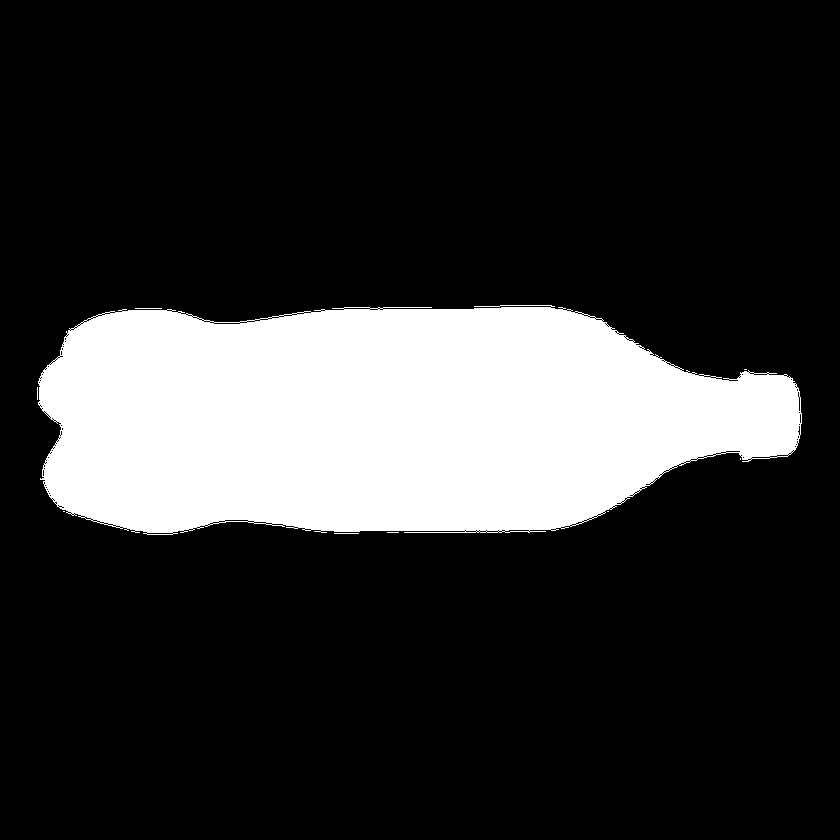
#> input picture Primer Parcial/assignment-08/parte programacion de mate en python/imagenes de prueba/bottle.png, 840 x 840 px, shrunk from 1280 x 1280 before the run
$ python main.py
#> lines starting #> are read from the running program, lines starting #| are printed output that depends on the picture; after the words box and inside, x2 and y2 are one past the last pixel; in counts of white or black regions, pixels touching at a corner belong together
#> the answer given: imagenes de prueba/bottle.png
"""
#       Sesión 10: Assignment-08
#       Andrés Rodríguez Cantú ─ A01287002
#
#       Copyright (C) Tecnológico de Monterrey
#
#       Archivo: main.py
#
#       Creado:                   20/02/2024
#       Última Modificación:      20/02/2024
"""

import cv2
import numpy as np
import tkinter as tk
from tkinter import filedialog
import matplotlib.pyplot as plt

def get_border_points(image_path, num_points=100):
#> called with image_path = 'imagenes de prueba/bottle.png', num_points = 100
    image = cv2.imread(image_path, cv2.IMREAD_GRAYSCALE)
#> image: shape (840, 840); 19.8% white; 9 white regions (6 under 20 px), largest, box (x1, y1, x2, y2) and area: (38, 305, 802, 535) 139362, (135, 308, 162, 309) 27, (334, 533, 359, 534) 25

    image = cv2.GaussianBlur(image, (5, 5), 0)
    thresh = cv2.adaptiveThreshold(image, 255, cv2.ADAPTIVE_THRESH_GAUSSIAN_C,
                                   cv2.THRESH_BINARY_INV, 11, 2)
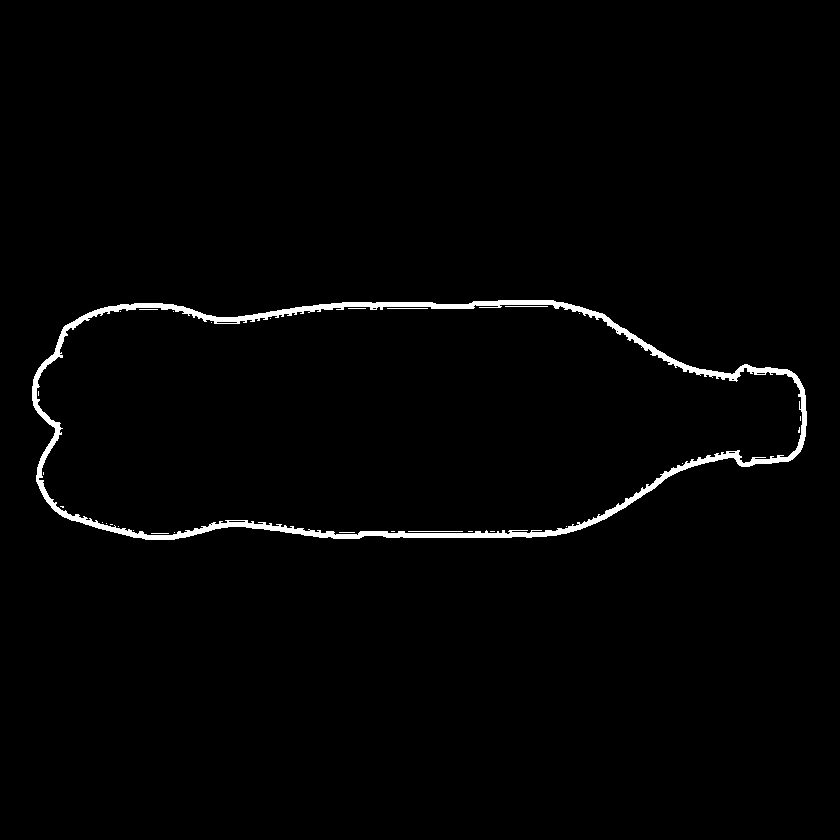
#> thresh: shape (840, 840); 1.5% white; 29 white regions (25 under 20 px), largest, box (x1, y1, x2, y2) and area: (32, 300, 807, 540) 10491, (408, 531, 463, 532) 55, (505, 306, 548, 307) 43, (387, 308, 428, 309) 41

    kernel = np.ones((3, 3), np.uint8)
    thresh = cv2.dilate(thresh, kernel, iterations=1)
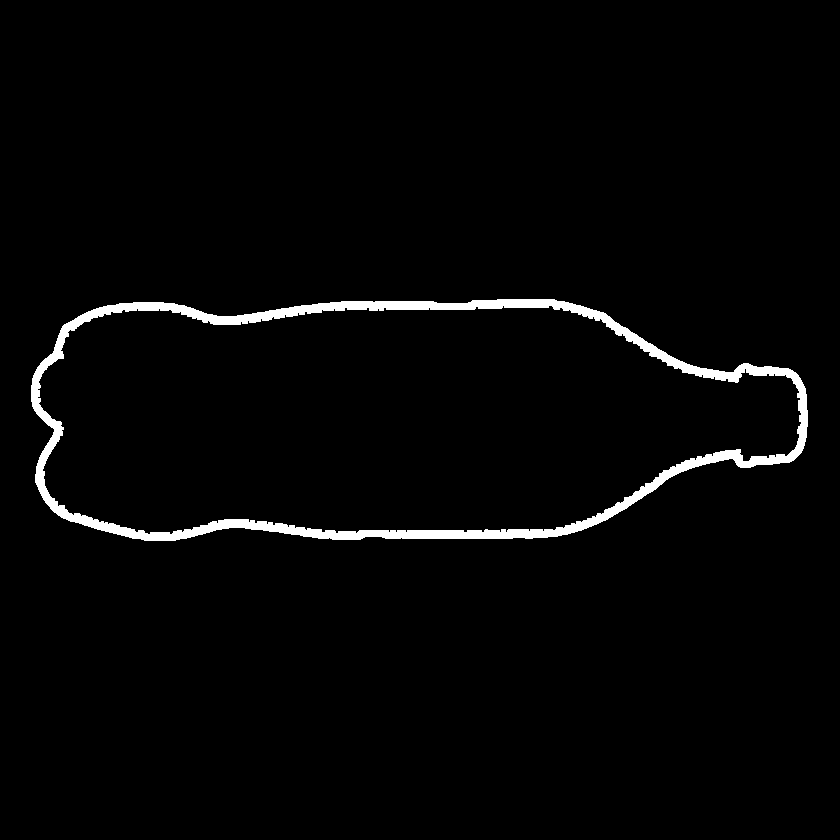
#> thresh: shape (840, 840); 2.3% white; 1 white region, box (x1, y1, x2, y2) and area: (31, 299, 808, 541) 16153
    thresh = cv2.erode(thresh, kernel, iterations=1)
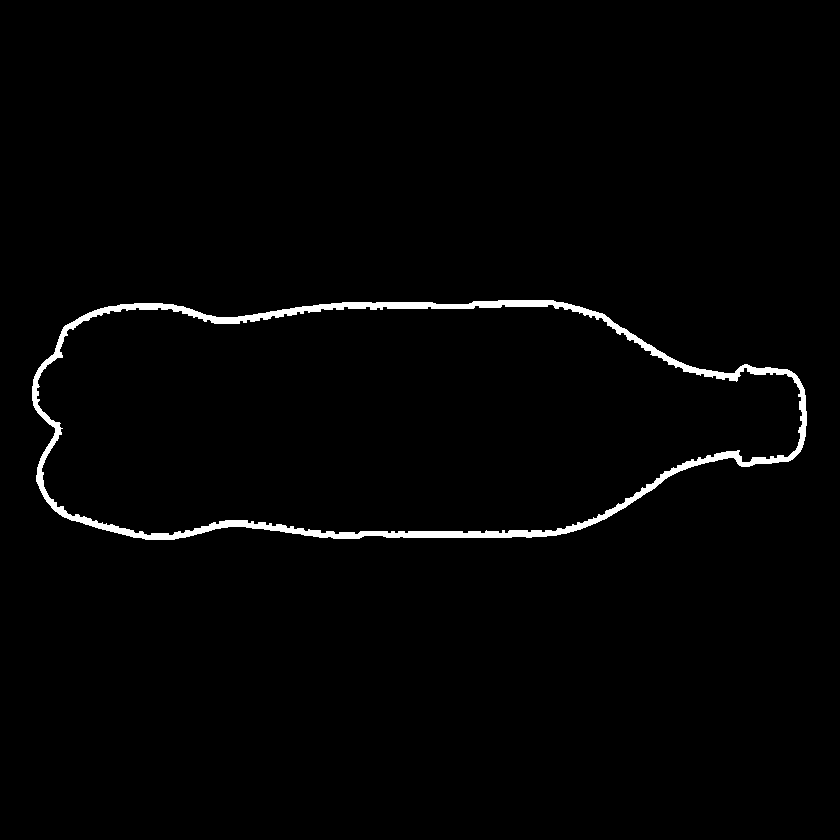
#> thresh: shape (840, 840); 1.6% white; 1 white region, box (x1, y1, x2, y2) and area: (32, 300, 807, 540) 11499

    edges = cv2.Canny(thresh, 50, 150)
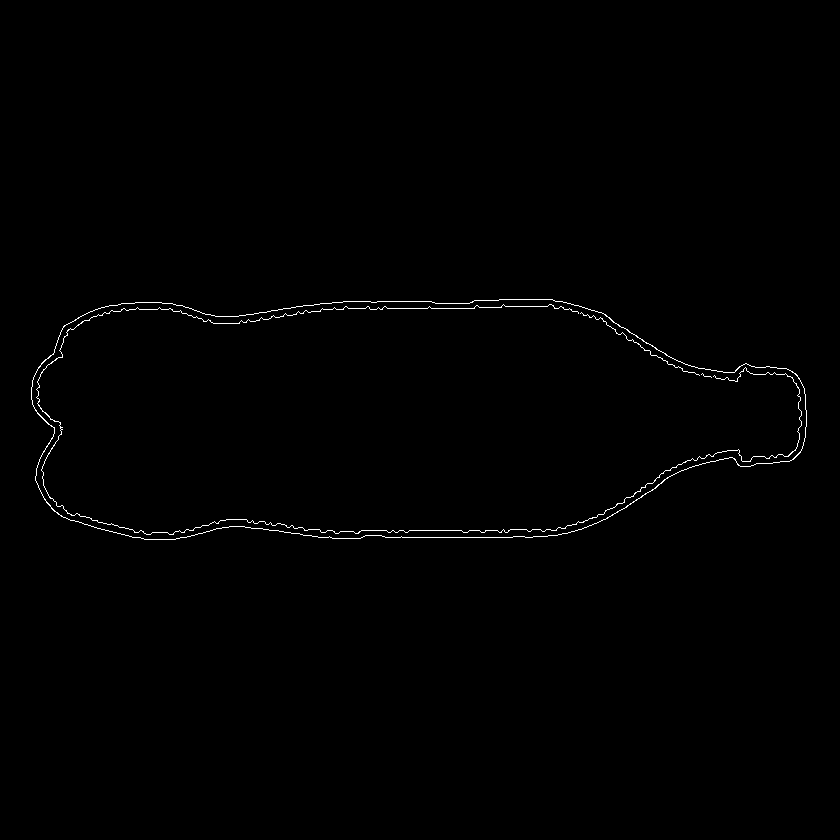
#> edges: shape (840, 840); 0.53% white in thin lines or dots, all inside (x1, y1, x2, y2) = (31, 299, 807, 540)
    contours, _ = cv2.findContours(edges, cv2.RETR_EXTERNAL, cv2.CHAIN_APPROX_NONE)
#> contours = 1 contour; box (x1, y1, x2, y2) and area: (31, 299, 807, 540) 150592

    if not contours:
        print("No contours found!")
        return []

    all_points = np.vstack(contours).squeeze()
#> all_points = 1749 pairs, first value 31 to 806, second value 299 to 539
    unique_points = np.unique(all_points, axis=0)
#> unique_points has the same summary as all_points
    indices = np.linspace(0, len(unique_points) - 1, num_points, dtype=int)
#> indices = 100 values from 0 to 1748
    sampled_points = unique_points[indices]
#> sampled_points = 100 pairs, first value 31 to 806, second value 299 to 539

    return sampled_points.tolist()

def plot_image_with_points(image_path, points):
    image = cv2.imread(image_path, cv2.IMREAD_GRAYSCALE)
    plt.imshow(image, cmap="gray")
    plt.scatter(*zip(*points), c='red', s=10)
    plt.show()

def select_image_file():
    root = tk.Tk()
    root.withdraw()
    file_path = filedialog.askopenfilename(
        title="Select an Image",
        filetypes=[("Image files", "*.png;*.jpg;*.jpeg;*.bmp;*.tiff")]
    )
    return file_path

# Main Execution
image_path = select_image_file()
if image_path:
    points = get_border_points(image_path, num_points=100) # Number of points
#> points has the same summary as sampled_points in get_border_points
    for i in points:
        print(i)
#> this loop made 100 passes
#> i on passes 1 to 12: [31, 387], [32, 384], [35, 374], [36, 474], [38, 464], [41, 364], [43, 497], [47, 423], [51, 426], [54, 351], [57, 341], [62, 329]
#| [31, 387]
#| [32, 384]
#| [35, 374]
#| [36, 474]
#| [38, 464]
#| [41, 364]
#| [43, 497]
#| [47, 423]
#> (further printed lines are left out)
    plot_image_with_points(image_path, points)
#> in plot_image_with_points, `plt.show()`:
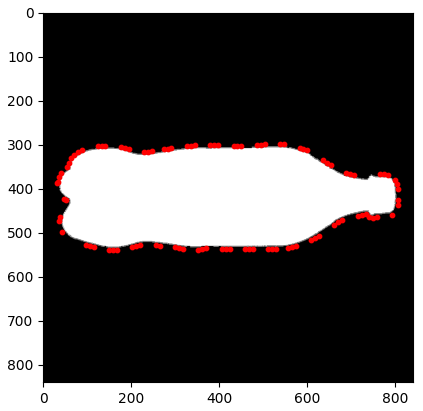
#> figure drawn by matplotlib, 1 panel
else:
    print("No image selected.")
